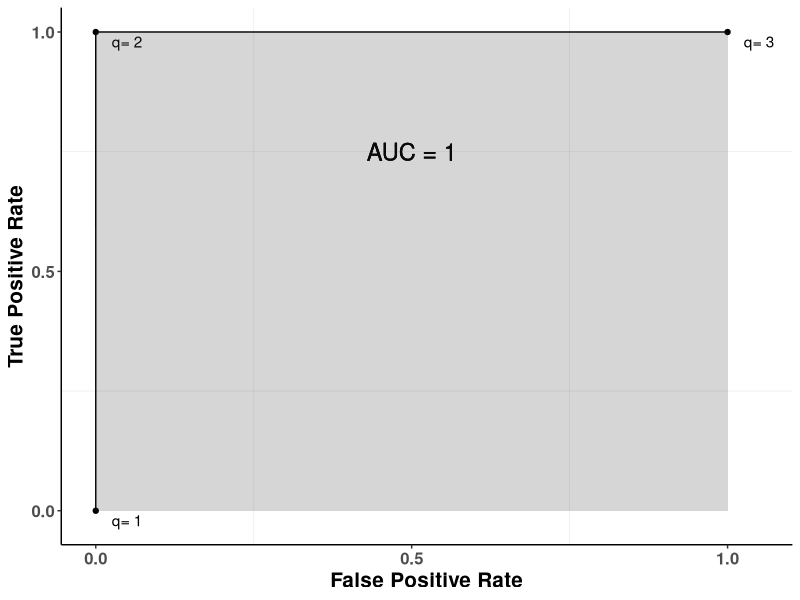

Source code (R):
library(data.table)
library(ggplot2)
library(bayestestR)

dt <- data.table(
  FPR = c(0, 0.5, 1),
  TPR = c(0, 0.5, 1),
  q = 1:3,
  AUC = 0.5
)

dt <- data.table(
  FPR = c(0, 0.3, 1),
  TPR = c(0, 0.9, 1),
  q = 1:3,
  AUC = 0.8
)

dt <- data.table(
  FPR = c(0, 0, 1),
  TPR = c(0, 1, 1),
  q = 1:3,
  AUC = 1
)

area_under_curve(dt$FPR, dt$TPR)

ggplot(dt)+
  geom_point(aes(FPR, TPR))+
  geom_text(aes(FPR, TPR, label = paste("q=", q, sep = ' ')),nudge_y =  -0.02, nudge_x = 0.05)+
  geom_text(aes(0.5 , 0.75, label = paste('AUC =', AUC, sep = ' ')), size = 6)+
  geom_line(aes(FPR, TPR))+
  geom_area(aes(FPR, TPR), alpha = 0.2)+
  xlab("False Positive Rate")+
  ylab("True Positive Rate")+
  scale_x_continuous(breaks=c(0,0.5,1))+
  scale_y_continuous(breaks=c(0,0.5,1))+
  theme_bw()+
  theme(panel.border = element_blank(),
        panel.grid.major = element_blank(),
        axis.line = element_line(colour = "black"),
        text = element_text(size = 15, face = "bold"))
  
  
